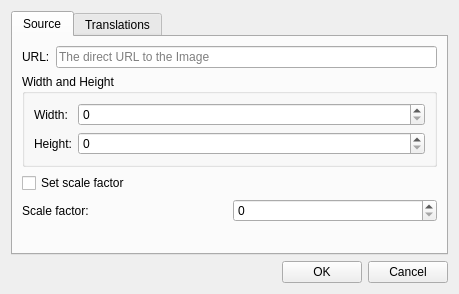
<?xml version="1.0" encoding="UTF-8"?>
<ui version="4.0">
 <class>ThumbnailWindow</class>
 <widget class="QDialog" name="ThumbnailWindow">
  <property name="geometry">
   <rect>
    <x>0</x>
    <y>0</y>
    <width>459</width>
    <height>286</height>
   </rect>
  </property>
  <property name="windowTitle">
   <string notr="true">ThumbnailWindow</string>
  </property>
  <layout class="QVBoxLayout" name="verticalLayout">
   <item>
    <widget class="QTabWidget" name="tab_widget">
     <property name="currentIndex">
      <number>0</number>
     </property>
     <property name="elideMode">
      <enum>Qt::ElideNone</enum>
     </property>
     <property name="usesScrollButtons">
      <bool>true</bool>
     </property>
     <property name="documentMode">
      <bool>false</bool>
     </property>
     <property name="tabsClosable">
      <bool>false</bool>
     </property>
     <property name="movable">
      <bool>false</bool>
     </property>
     <widget class="QWidget" name="tab">
      <attribute name="title">
       <string>Source</string>
      </attribute>
      <layout class="QVBoxLayout" name="verticalLayout_2">
       <item>
        <layout class="QHBoxLayout" name="horizontalLayout_2">
         <item>
          <widget class="QLabel" name="label">
           <property name="text">
            <string>URL:</string>
           </property>
          </widget>
         </item>
         <item>
          <widget class="QLineEdit" name="thumbnail_url_edit">
           <property name="placeholderText">
            <string>The direct URL to the Image</string>
           </property>
          </widget>
         </item>
        </layout>
       </item>
       <item>
        <widget class="QGroupBox" name="thumbnail_width_height_group_box">
         <property name="title">
          <string>Width and Height</string>
         </property>
         <layout class="QFormLayout" name="formLayout">
          <item row="0" column="0">
           <widget class="QLabel" name="label_2">
            <property name="text">
             <string>Width:</string>
            </property>
           </widget>
          </item>
          <item row="0" column="1">
           <widget class="QSpinBox" name="thumbnail_width_spin_box"/>
          </item>
          <item row="1" column="0">
           <widget class="QLabel" name="label_3">
            <property name="text">
             <string>Height:</string>
            </property>
           </widget>
          </item>
          <item row="1" column="1">
           <widget class="QSpinBox" name="thumbnail_height_spin_box"/>
          </item>
         </layout>
        </widget>
       </item>
       <item>
        <widget class="QCheckBox" name="thumbnail_scale_factor_check_box">
         <property name="text">
          <string extracomment="Set the scale factor of the Image">Set scale factor</string>
         </property>
        </widget>
       </item>
       <item>
        <layout class="QHBoxLayout" name="horizontalLayout_4">
         <item>
          <widget class="QLabel" name="thumbnail_scale_factor_label">
           <property name="text">
            <string extracomment="The scale factor of the Image">Scale factor:</string>
           </property>
          </widget>
         </item>
         <item>
          <widget class="QSpinBox" name="thumbnail_scale_factor_spin_box"/>
         </item>
        </layout>
       </item>
       <item>
        <spacer name="verticalSpacer">
         <property name="orientation">
          <enum>Qt::Vertical</enum>
         </property>
         <property name="sizeHint" stdset="0">
          <size>
           <width>20</width>
           <height>69</height>
          </size>
         </property>
        </spacer>
       </item>
      </layout>
     </widget>
     <widget class="QWidget" name="tab_2">
      <attribute name="title">
       <string>Translations</string>
      </attribute>
      <layout class="QVBoxLayout" name="verticalLayout_5">
       <item>
        <widget class="QLabel" name="label_8">
         <property name="text">
          <string>If you have translated versions of your Screenshot, you can add them here</string>
         </property>
         <property name="alignment">
          <set>Qt::AlignCenter</set>
         </property>
         <property name="wordWrap">
          <bool>true</bool>
         </property>
        </widget>
       </item>
       <item>
        <layout class="QHBoxLayout" name="horizontalLayout_7">
         <item>
          <layout class="QVBoxLayout" name="verticalLayout_3">
           <item>
            <widget class="QListWidget" name="thumbnail_image_language_list">
             <property name="dragDropMode">
              <enum>QAbstractItemView::InternalMove</enum>
             </property>
            </widget>
           </item>
           <item>
            <layout class="QHBoxLayout" name="horizontalLayout_5">
             <item>
              <widget class="QPushButton" name="thumbnail_image_language_add_button">
               <property name="text">
                <string>Add Language</string>
               </property>
              </widget>
             </item>
             <item>
              <widget class="QPushButton" name="thumbnail_image_language_remove_button">
               <property name="text">
                <string>Remove Language</string>
               </property>
              </widget>
             </item>
            </layout>
           </item>
          </layout>
         </item>
         <item>
          <layout class="QVBoxLayout" name="thumbnail_image_translation_widgets_layout">
           <item>
            <layout class="QHBoxLayout" name="horizontalLayout_6">
             <item>
              <widget class="QLabel" name="label_7">
               <property name="text">
                <string>URL:</string>
               </property>
              </widget>
             </item>
             <item>
              <widget class="QLineEdit" name="thumbnail_translation_url_edit">
               <property name="placeholderText">
                <string>The direct URL to the Image</string>
               </property>
              </widget>
             </item>
            </layout>
           </item>
           <item>
            <widget class="QGroupBox" name="thumbnail_translation_width_height_group_box">
             <property name="title">
              <string>Width and Height</string>
             </property>
             <layout class="QFormLayout" name="formLayout_2">
              <item row="0" column="0">
               <widget class="QLabel" name="label_5">
                <property name="text">
                 <string>Width:</string>
                </property>
               </widget>
              </item>
              <item row="0" column="1">
               <widget class="QSpinBox" name="thumbnail_translation_width_spin_box"/>
              </item>
              <item row="1" column="0">
               <widget class="QLabel" name="label_6">
                <property name="text">
                 <string>Height:</string>
                </property>
               </widget>
              </item>
              <item row="1" column="1">
               <widget class="QSpinBox" name="thumbnail_translation_height_spin_box"/>
              </item>
             </layout>
            </widget>
           </item>
           <item>
            <widget class="QCheckBox" name="thumbnail_translation_scale_factor_check_box">
             <property name="text">
              <string extracomment="Set the scale factor of the Image">Set scale factor</string>
             </property>
            </widget>
           </item>
           <item>
            <layout class="QHBoxLayout" name="horizontalLayout_8">
             <item>
              <widget class="QLabel" name="thumbnail_translation_scale_factor_label">
               <property name="text">
                <string extracomment="The scale factor of the Image">Scale factor:</string>
               </property>
              </widget>
             </item>
             <item>
              <widget class="QSpinBox" name="thumbnail_translation_scale_factor_spin_box"/>
             </item>
            </layout>
           </item>
           <item>
            <spacer name="verticalSpacer_2">
             <property name="orientation">
              <enum>Qt::Vertical</enum>
             </property>
             <property name="sizeHint" stdset="0">
              <size>
               <width>20</width>
               <height>40</height>
              </size>
             </property>
            </spacer>
           </item>
          </layout>
         </item>
        </layout>
       </item>
      </layout>
     </widget>
    </widget>
   </item>
   <item>
    <layout class="QHBoxLayout" name="horizontalLayout">
     <item>
      <spacer name="horizontalSpacer">
       <property name="orientation">
        <enum>Qt::Horizontal</enum>
       </property>
       <property name="sizeHint" stdset="0">
        <size>
         <width>40</width>
         <height>20</height>
        </size>
       </property>
      </spacer>
     </item>
     <item>
      <widget class="QPushButton" name="ok_button">
       <property name="text">
        <string>OK</string>
       </property>
      </widget>
     </item>
     <item>
      <widget class="QPushButton" name="cancel_button">
       <property name="text">
        <string>Cancel</string>
       </property>
      </widget>
     </item>
    </layout>
   </item>
  </layout>
 </widget>
 <resources/>
 <connections/>
</ui>
